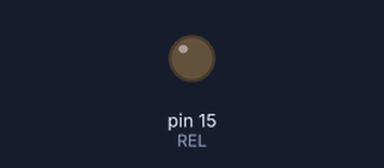
Bench run of a sketch on a simulated Arduino Uno, built with avr-gcc and run on an emulated ATmega328P. Shown: output pins drawn as LEDs (lit = HIGH).

Above: at 15.0 s.
At 31.0 s:
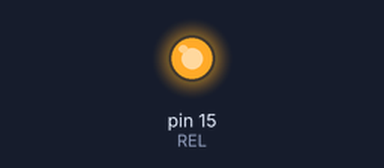
Timing chart, 0 to 41.6 s (numbered marks = the images above):
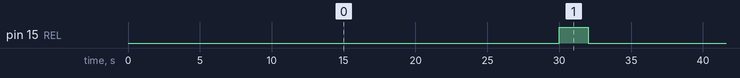

The sketch:

Relej.ino
```cpp
#define REL 15


void setup() {

  pinMode(REL, OUTPUT);
}


void loop() {

  digitalWrite(REL, LOW);
  delay(30000);
  digitalWrite(REL, HIGH);
  delay(2000);

}
```

Measured:
- by itself, pin 15 (REL): alternates HIGH for 2.0 s and LOW for 30.0 s
